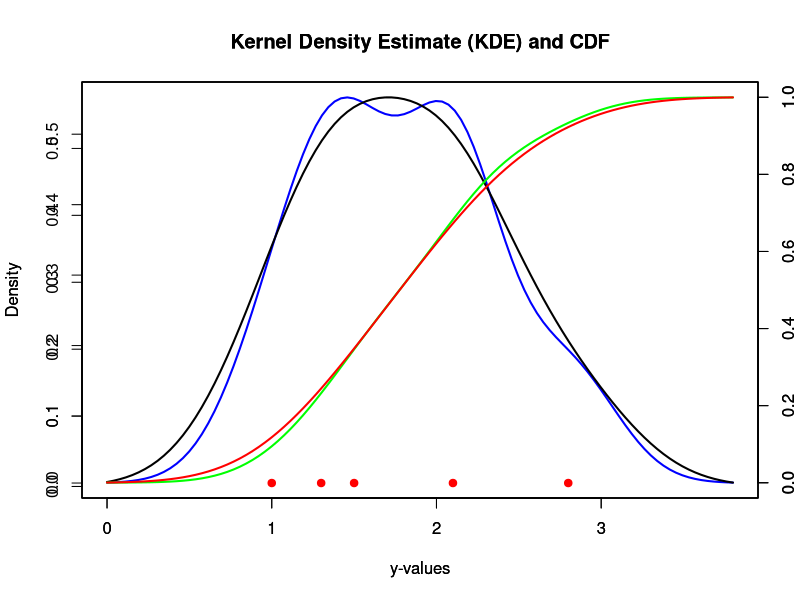

Source code (R):
y = c(1,1.3,1.5,2.1,2.8)
p_y = c(1/8,1/8,2/8,3/8,1/8)

k_y = dnorm(2, y, 0.3)
f_ = sum(p_y*k_y)

f_

K_y = pnorm(2,y,0.3)

F_ = sum(p_y*K_y)
F_

# Generate a sequence of y-values for the density estimation
y_values <- seq(min(y) - 1, max(y) + 1, length.out = 100)

# Calculate the KDE at each y-value using the Gaussian kernel
kde_values <- sapply(y_values, function(x) sum(p_y * dnorm(x, y, 0.3)))
kde_values_2 <- sapply(y_values, function(x) sum(p_y * dnorm(x, y, 0.4)))

# Calculate the CDF at each y-value using the standard normal CDF
cdf_values <- sapply(y_values, function(x) sum(p_y * pnorm(x, y, 0.3)))
cdf_values_2 <- sapply(y_values, function(x) sum(p_y * pnorm(x, y, 0.4)))

# Plot the Kernel Density Estimate (KDE)
plot(y_values, kde_values, type = "l", col = "blue", lwd = 2, main = "Kernel Density Estimate (KDE) and CDF",
     xlab = "y-values", ylab = "Density", xlim = c(min(y_values), max(y_values)))
lines(y, rep(0, length(y)), type = "p", pch = 19, col = "red")
par(new = TRUE)
plot(y_values, kde_values_2, type = "l", col = "black", lwd = 2, main = "Kernel Density Estimate (KDE) and CDF",
     xlab = "y-values", ylab = "Density", xlim = c(min(y_values), max(y_values)))


# Add the CDF curve to the plot
par(new = TRUE)
plot(y_values, cdf_values, type = "l", col = "green", lwd = 2, xaxt = "n", yaxt = "n", xlab = "", ylab = "")
axis(4)
mtext("CDF", side = 4, line = 3)
# Add the CDF curve to the plot
par(new = TRUE)
plot(y_values, cdf_values_2, type = "l", col = "red", lwd = 2, xaxt = "n", yaxt = "n", xlab = "", ylab = "")
axis(4)
mtext("CDF", side = 4, line = 3)
